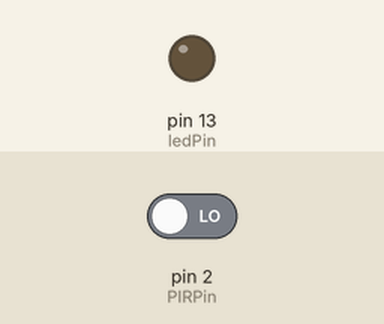
A sketch run on a simulated Arduino Uno, built with avr-gcc and run on an emulated ATmega328P. Shown: output pins drawn as LEDs (lit = HIGH). Inputs (shaded band) come from the test bench; at power-on: pin 2 (PIRPin) LOW. What the sketch prints to the serial monitor is not drawn.

Above: at 1.2 s.
1.3 s: pin 2 (PIRPin) driven HIGH
At 1.7 s:
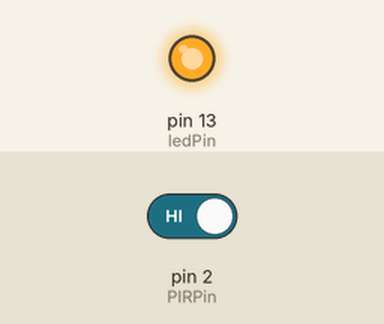
4.3 s: pin 2 (PIRPin) driven LOW
At 5.6 s:
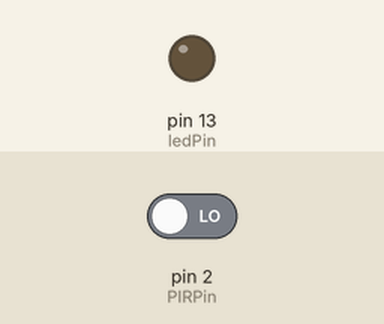
Timing chart, 0 to 7.3 s (numbered marks = the images above; inputs shaded):
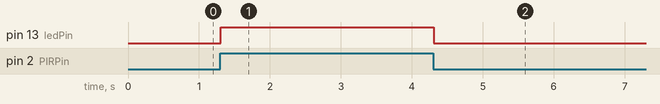

Measured:
- after the input at 1.3 s, pin 13 (ledPin): LOW → HIGH at once
- after the input at 4.3 s, pin 13 (ledPin): HIGH → LOW at once

The sketch:

PIR_sensor.ino
```cpp
const int PIRPin = 2; //디지털 핀
const int ledPin= 13; //디지털 핀

void setup() {
  pinMode(ledPin, OUTPUT);
  pinMode(PIRPin, INPUT);

  Serial.begin(9600); //print Serial interval

}

void loop() {
  int value1 = digitalRead(PIRPin);
  Serial.println(value1); //시리얼 값 확인

  if (value1 == HIGH) {
    digitalWrite(ledPin, HIGH);
    delay(500);
    digitalWrite(ledPin, LOW);
  } else {
    digitalWrite(ledPin, LOW);
  }

}
```
